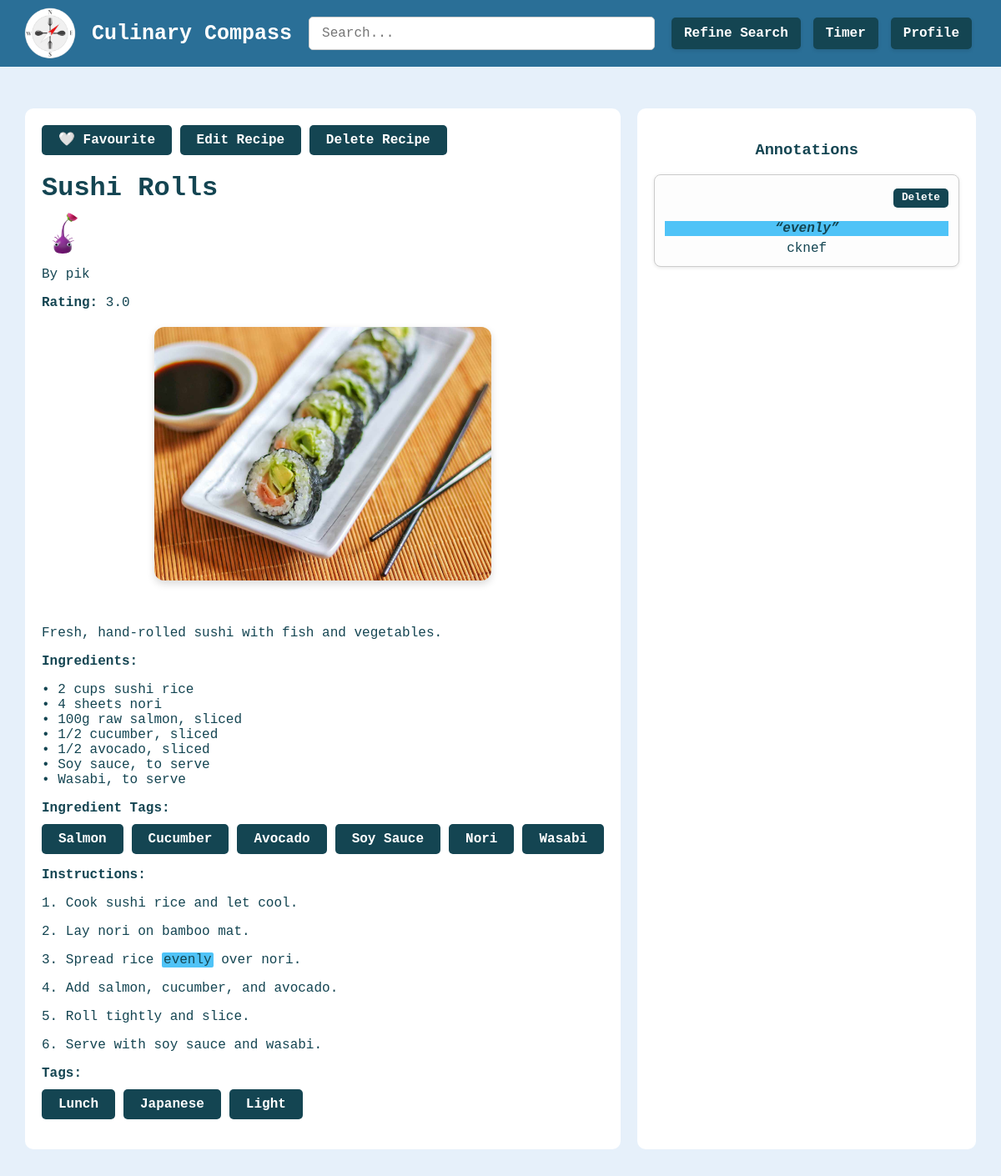
/recipe/2 (signed in, upper part), run on an earlier commit of the app's database.
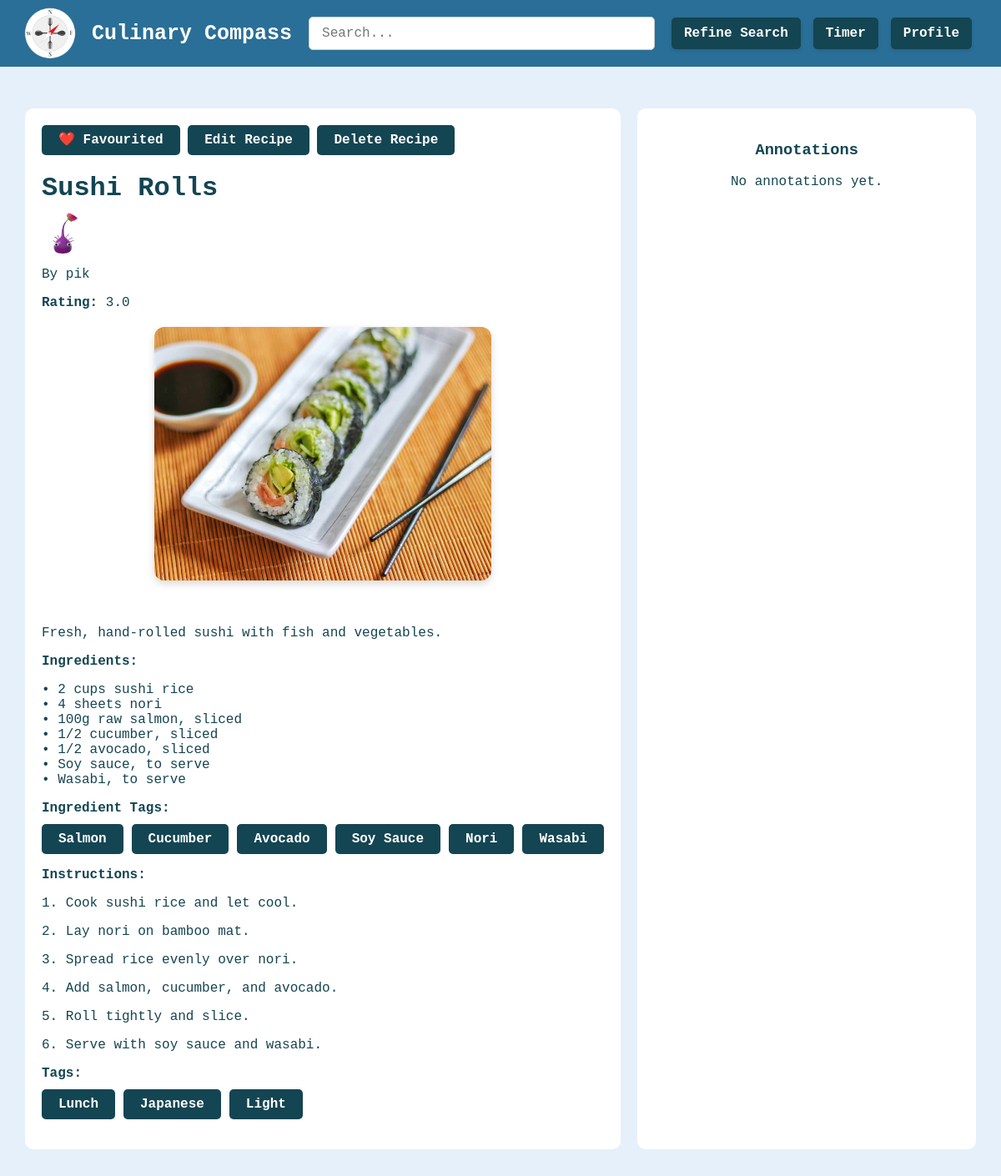
And on a later commit of the database.
### tables this page shows
CREATE TABLE recipes (
        id INTEGER PRIMARY KEY AUTOINCREMENT,
        user_id INTEGER NOT NULL,
        title TEXT NOT NULL,
        intro TEXT,
        ingredient_list TEXT,
        ingredient_tags TEXT,
        instructions TEXT,
        tags TEXT,
        rating REAL,
        image TEXT
    );

CREATE TABLE users (
        id INTEGER PRIMARY KEY AUTOINCREMENT,
        username TEXT NOT NULL UNIQUE,
        password TEXT NOT NULL,
        profile_picture TEXT NOT NULL,
        is_admin INTEGER DEFAULT 0,
        failed_attempts INTEGER DEFAULT 0,
        lockout_timer TIMESTAMP NULL
    );

CREATE TABLE annotations (
        id INTEGER PRIMARY KEY AUTOINCREMENT,
        recipe_id INTEGER NOT NULL,
        user_id INTEGER NOT NULL,
        highlighted_text TEXT,
        annotation_text TEXT,
        FOREIGN KEY (recipe_id) REFERENCES recipes(id) ON DELETE CASCADE,
        FOREIGN KEY (user_id) REFERENCES users(id) ON DELETE CASCADE
    );

### MW aaaaa/app.py (the view, shortened to what this page needs)
@app.route('/recipe/<int:recipe_id>', methods=['GET', 'POST'])
def recipe_page(recipe_id):
    connection = get_db_connection()
    cursor = connection.cursor()
    connection.execute("PRAGMA foreign_keys = ON;")
    query_recipe = '''
    SELECT recipes.*, users.username AS writer_username, users.id AS writer_id, users.profile_picture AS writer_pic
    FROM recipes
    JOIN users ON recipes.user_id = users.id
    WHERE recipes.id = ?
    '''
    recipe = connection.execute(query_recipe, (recipe_id,)).fetchone()
    query_reviews = '''
    SELECT users.username, reviews.*, reviews.title AS review_title
    FROM reviews
    JOIN users ON reviews.user_id = users.id
    WHERE reviews.recipe_id = ?
    '''
    reviews = connection.execute(query_reviews, (recipe_id,)).fetchall()
    is_favourited = False
    user_review = None
    if 'user_id' in session:
        user_id = session['user_id']
        is_favourited = cursor.execute("SELECT 1 FROM favourites WHERE recipe_id = ? AND user_id = ?", (recipe_id, user_id)).fetchone() is not None
        user_review = cursor.execute(
            "SELECT * FROM reviews WHERE recipe_id = ? AND user_id = ?",
            (recipe_id, user_id)
        ).fetchone()
        query_annotations = '''
        SELECT annotations.highlighted_text, annotations.annotation_text
        FROM annotations
        JOIN users ON annotations.user_id = users.id
        WHERE annotations.recipe_id = ? AND annotations.user_id = ?
        '''
        annotations = connection.execute(query_annotations, (recipe_id, user_id)).fetchall()
    else:
        annotations = []
    connection.close()
    if recipe:
        tags_dict = json.loads(recipe['tags'])
        tags = []
        for tag_list in tags_dict.values():
            tags.extend(tag_list)
        ingredient_tags_dict = json.loads(recipe['ingredient_tags'])
        ingredient_tags = []
        for tag_list in ingredient_tags_dict.values():
            ingredient_tags.extend(tag_list)
        recipe_data = {
            "writer_username": recipe['writer_username'],
            "writer_id": recipe['writer_id'],
            "writer_pic": recipe['writer_pic'],
            "id": recipe['id'],
            "title": recipe['title'],
            "instructions": recipe['instructions'],
            "intro": recipe['intro'],
            "ingredient_list": recipe['ingredient_list'],
            "ingredient_tags": ingredient_tags,
            "tags": tags,
            "rating": recipe['rating'] if reviews else "N/A",
            "image": recipe['image'],
            "annotations": [
                {
                    "highlighted_text": a['highlighted_text'],
                    "annotation_text": a['annotation_text']
                } for a in annotations
            ],
            "reviews": [
                {
                    "user_id": r['user_id'],
                    "username": r['username'],
                    "profile_picture": r['profile_picture'],
                    "review_title": r['review_title'],
                    "review": r['review'],
                    "rating": r['rating'],
                    "date": r['date']
                } for r in reviews
            ]
        }
        recipe_data["instructions"] = highlight_text(recipe_data["instructions"], recipe_data["annotations"])
        return render_template('recipepage.html', recipe=recipe_data, tags=tags, ingredient_tags=ingredient_tags, is_favourited=is_favourited, user_review=user_review)
    else:
        return "Page not found", 404

### MW aaaaa/app.py (called while the page is built)
def get_db_connection():
    connection = sqlite3.connect('my-database.db')
    connection.row_factory = sqlite3.Row
    return connection

def highlight_text(instructions, annotations):
    for i, ann in enumerate(annotations):
        pattern = re.escape(ann['highlighted_text'])
        replacement = f'<mark class="highlighted-text" id="highlight-{i}" data-index="{i}">{ann["highlighted_text"]}</mark>'
        instructions = re.sub(pattern, replacement, instructions, count=1)
    return Markup(instructions)

### MW aaaaa/templates/recipepage.html (shortened to what this page needs)
{% extends 'base.html' %}
{% block content %}
        <div class="content-wrapper{% if not session.get('logged_in') %} guest-view{% endif %}">
        <div class="recipe-info{% if not session.get('logged_in') %} guest-view{% endif %}">
                {% if session.get('logged_in') %}
                <form method="POST" style="display:inline;">
                    <button type="submit" class="dark-button">
                            {% if is_favourited %}
                                ❤️ Favourited
                            {% else %}
                                🤍 Favourite
                            {% endif %}
                    </button>
                </form>
                {% endif %}
                {% if session.get('user_id') == recipe.writer_id or session.get('is_admin') %}
                    <a href="{{ url_for('post', recipe_id=recipe.id) }}" class="dark-button">Edit Recipe</a>
                    <form method="POST" style="display:inline;">
                        <button type="submit" class="dark-button" onclick="return confirm('Are you sure you want to delete this recipe?')">Delete Recipe</button>
                    </form>
                {% endif %}
                <h1>{{ recipe['title'] }}</h1>
                <a href="{{ url_for('profile', user_id=recipe['writer_id']) }}">
                    <img src="{{ url_for('static', filename=recipe['writer_pic'] if recipe['writer_pic'] else 'images/default_profile.png') }}" alt="Profile Picture" class="profile-pic">
                    <p>By {{ recipe['writer_username'] }}</p>
                </a>
                <p><strong>Rating:</strong> <span class="rating">{{ recipe['rating'] }}</span></p>
                {% if recipe.image %}
                    <div class="recipe-image-container">
                        <img src="{{ url_for('static', filename=recipe.image) }}" alt="{{ recipe.title }} Image" class="recipe-main-image">
                    </div>
                {% endif %}
                <br>
                <p> {{ recipe['intro']}}</p>
                <p><strong>Ingredients:</strong></p>
                <p> {{ recipe['ingredient_list']|replace('\n', '<br>')|safe }}</p>
                <p><strong>Ingredient Tags:</strong></p>
                    <div class="recipe-tags">
                        {% for tag in ingredient_tags %}
                            <a href="{{ url_for('search') }}?ingredients={{ tag }}" class="dark-button">{{ tag }}</a>
                        {% endfor %}
                    </div>
                <p><strong>Instructions:</strong></p>
                <div id="recipe-instructions">
                    <div id="instructions-text">
                        {% for line in recipe['instructions'].split('\n') %}
                            <p>{{ line }}</p>
                        {% endfor %}
                    </div>
                </div>
                <p><strong>Tags:</strong>
                    <form method="POST">
                        <div class="recipe-tags">
                            {% for tag in recipe['tags'] %}
                                <a href="{{ url_for('search') }}?tags={{ tag }}" class="dark-button">{{ tag }}</a>
                            {% endfor %}
                        </div>
                    </form>
                </p>
            </div>
        {% if session.get('logged_in') %}
        <div id="annotation-section">
            <div id="annotation-sidebar">
                <h3>Annotations</h3>
                {% if recipe.annotations %}
                    <div class="annotations-container">
                        {% for annotation in recipe.annotations %}
                            <div class="annotation-box" id="annotation-{{ loop.index0 }}" data-index="{{ loop.index0 }}">
                                {% if session.get('user_id') == annotation.user_id or session.get('is_admin') %}
                                    <form method="POST" onsubmit="return confirm('Delete this annotation?')" style="text-align: right;">
                                        <button type="submit" class="dark-button small-button">Delete</button>
                                    </form>
                                {% endif %}
                                <p class="highlight">“{{ annotation.highlighted_text }}”</p>
                                <p class="note">{{ annotation.annotation_text }}</p>
                            </div>
                        {% endfor %}
                    </div>
                {% else %}
                    <p>No annotations yet.</p>
                {% endif %}
            </div>
        </div>
        {% endif %}
    </div>
    </div>
{% endblock %}

### MW aaaaa/templates/base.html (shortened to what this page needs)
<html>
<head>
    <link rel="stylesheet" href="{{ url_for('static', filename='stylesheet.css') }}">
</head>
<body>
    <div id="top-division">
        <a href="{{ url_for('homepage') }}" class="logo-link">
            <img src="{{ url_for('static', filename='images/logo.png') }}" alt="Logo" class="corner-image" />
            <span class="site-name">Culinary Compass</span>
        </a>
        <form id="search-bar" method="POST" action="/search">
            <input type="text" name="search-bar" placeholder="Search..." />
        </form>
        <div class="auth-button">
            <a href="{{ url_for('search') }}" class="search-button">Refine Search</a>
            <a class="timer-button">Timer</a>
            {% if not session.get('logged_in') %}
            <a href="{{ url_for('login') }}" class="login-button">Login</a>
            {% else %}
            <a href="{{ url_for('profile', user_id=session.get('user_id')) }}" class="profile-button">Profile</a>
            {% endif %}
        </div>
    </div>
    <div class="main-content">
        {% block content %}{% endblock %}
</body>
</html>

### MW aaaaa/static/stylesheet.css (style rules this page uses)
* { font-family: 'Cascadia Code', monospace; box-sizing: border-box; color:#144552; }
body { margin: 10px; padding-top: 100px; text-align: center; background-color: #e6f0fa; background-size: cover; background-position: center; background-repeat: no-repeat; background-attachment: fixed; }
a { cursor: pointer; color: inherit; text-decoration: none; }
#top-division { display: flex; align-items: center; justify-content: space-between; padding: 0 20px; height: 80px; width: 100%; background-color: #2A6F97; color: #144552; position: fixed; top: 0; left: 0; z-index: 1000; }
.logo-link { display: flex; align-items: center; text-decoration: none; gap: 10px; flex-shrink: 0; }
.corner-image { width: 80px; height: 80px; object-fit: cover; margin: 0; }
.site-name { font-weight: bold; color: white; font-size: 25px; user-select: none; }
#search-bar { flex-grow: 1; margin: 0 20px; }
.auth-button { display: flex; gap: 15px; margin-left: auto; margin-right: 15px; }
.auth-button a { background-color: white; color: #144552; padding: 10px 15px; border-radius: 5px; font-weight: bold; box-shadow: 0 2px 4px rgba(0,0,0,0.1); transition: background-color 0.3s, color 0.3s; }
.content-wrapper { display: flex; gap: 20px; padding: 20px; align-items: stretch; }
.recipe-info { width: 70%; background-color: white; border-radius: 10px; padding: 20px; text-align: left; }
.recipe-info h1, .recipe-info p { margin-bottom: 10px; }
.recipe-tags { display: flex; flex-wrap: wrap; gap: 10px; justify-content: flex-start; }
.dark-button { display: inline-flex; align-items: center; justify-content: center; padding: 10px 20px; font-size: 1rem; font-weight: bold; border-radius: 5px; border: none; background-color: #144552; color: white; cursor: pointer; line-height: 1; user-select: none; transition: background-color 0.3s; }
.auth-button a { background-color: #144552; color: white; padding: 10px 15px; border-radius: 5px; font-weight: bold; box-shadow: 0 2px 4px rgba(0,0,0,0.1); transition: background-color 0.3s, color 0.3s; }
.recipe-image-container { text-align: center; margin: 20px 0; }
.recipe-main-image { width: 60%; height: auto; display: block; margin: 0 auto 20px auto; border-radius: 12px; box-shadow: 0 4px 10px rgba(0, 0, 0, 0.15); }
.profile-pic { width: 50px; height: 50px; border-radius: 50%; margin-right: 10px; object-fit: cover; }
input, textarea { padding: 10px 15px; border: 1px solid #ccc; border-radius: 5px; font-size: 1em; width: 100%; }
#annotation-section { display: flex; flex-direction: column; align-items: stretch; width: 40%; }
.recipe-info, #annotation-sidebar { flex-grow: 1; height: auto; overflow-y: auto; }
#annotation-sidebar { width: 100%; float: none; object-fit: cover; padding: 20px; background: white; border-radius: 10px; overflow-y: auto; order: 1; }

What changed in the data, as far as the page shows it:
removed annotations: highlighted_text "evenly", annotation_text "cknef"
Also different on the page:
text no longer shown: "🤍 Favourite"
text now shown: "❤️ Favourited No annotations yet."
new list line: "3. Spread rice evenly over nori."
list line gone: "3. Spread rice evenly over nori."
